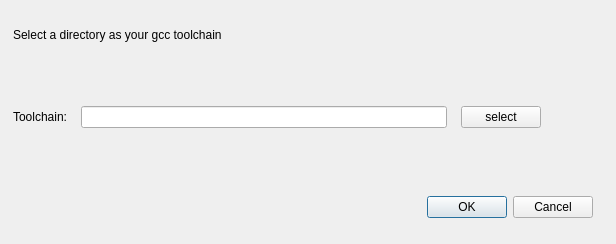
<?xml version="1.0" encoding="UTF-8"?>
<ui version="4.0">
 <class>select</class>
 <widget class="QDialog" name="select">
  <property name="geometry">
   <rect>
    <x>0</x>
    <y>0</y>
    <width>616</width>
    <height>244</height>
   </rect>
  </property>
  <property name="windowTitle">
   <string>Eve IDE</string>
  </property>
  <property name="windowIcon">
   <iconset>
    <normaloff>:/pic/main.ico</normaloff>:/pic/main.ico</iconset>
  </property>
  <property name="autoFillBackground">
   <bool>false</bool>
  </property>
  <widget class="QDialogButtonBox" name="buttonBox">
   <property name="geometry">
    <rect>
     <x>360</x>
     <y>190</y>
     <width>233</width>
     <height>34</height>
    </rect>
   </property>
   <property name="orientation">
    <enum>Qt::Horizontal</enum>
   </property>
   <property name="standardButtons">
    <set>QDialogButtonBox::Cancel|QDialogButtonBox::Ok</set>
   </property>
  </widget>
  <widget class="QLabel" name="label">
   <property name="enabled">
    <bool>true</bool>
   </property>
   <property name="geometry">
    <rect>
     <x>13</x>
     <y>13</y>
     <width>451</width>
     <height>44</height>
    </rect>
   </property>
   <property name="maximumSize">
    <size>
     <width>16777215</width>
     <height>16777214</height>
    </size>
   </property>
   <property name="styleSheet">
    <string notr="true">font: 18pt &quot;Agency FB&quot;;
</string>
   </property>
   <property name="text">
    <string>Select a directory as your gcc toolchain</string>
   </property>
  </widget>
  <widget class="QWidget" name="layoutWidget">
   <property name="geometry">
    <rect>
     <x>0</x>
     <y>80</y>
     <width>571</width>
     <height>61</height>
    </rect>
   </property>
   <layout class="QHBoxLayout" name="horizontalLayout">
    <property name="spacing">
     <number>14</number>
    </property>
    <property name="leftMargin">
     <number>13</number>
    </property>
    <property name="topMargin">
     <number>20</number>
    </property>
    <property name="rightMargin">
     <number>30</number>
    </property>
    <property name="bottomMargin">
     <number>7</number>
    </property>
    <item>
     <widget class="QLabel" name="label_2">
      <property name="styleSheet">
       <string notr="true">font: 11pt &quot;Arial Rounded MT Bold&quot;;</string>
      </property>
      <property name="text">
       <string>Toolchain:</string>
      </property>
     </widget>
    </item>
    <item>
     <widget class="QLineEdit" name="lineEdit"/>
    </item>
    <item>
     <widget class="QPushButton" name="select_directory">
      <property name="text">
       <string>select</string>
      </property>
     </widget>
    </item>
   </layout>
  </widget>
 </widget>
 <resources>
  <include location="icos/icons.qrc"/>
 </resources>
 <connections>
  <connection>
   <sender>buttonBox</sender>
   <signal>accepted()</signal>
   <receiver>select</receiver>
   <slot>accept()</slot>
   <hints>
    <hint type="sourcelabel">
     <x>381</x>
     <y>220</y>
    </hint>
    <hint type="destinationlabel">
     <x>381</x>
     <y>125</y>
    </hint>
   </hints>
  </connection>
  <connection>
   <sender>buttonBox</sender>
   <signal>rejected()</signal>
   <receiver>select</receiver>
   <slot>close()</slot>
   <hints>
    <hint type="sourcelabel">
     <x>381</x>
     <y>220</y>
    </hint>
    <hint type="destinationlabel">
     <x>381</x>
     <y>125</y>
    </hint>
   </hints>
  </connection>
  <connection>
   <sender>select_directory</sender>
   <signal>clicked()</signal>
   <receiver>select</receiver>
   <slot>open()</slot>
   <hints>
    <hint type="sourcelabel">
     <x>692</x>
     <y>127</y>
    </hint>
    <hint type="destinationlabel">
     <x>381</x>
     <y>125</y>
    </hint>
   </hints>
  </connection>
 </connections>
</ui>
